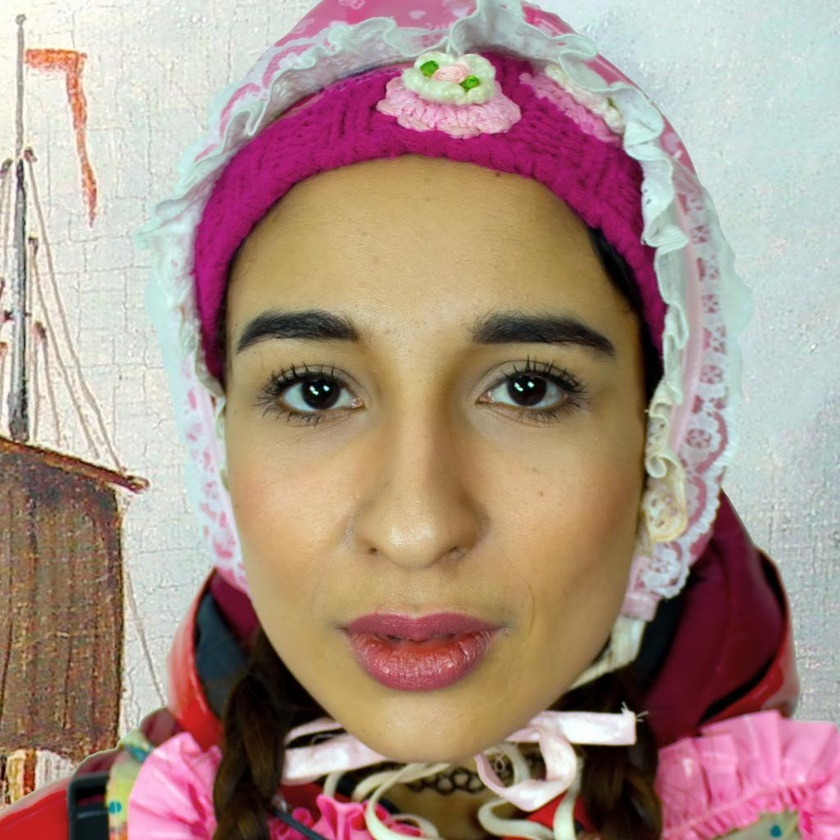
#> input picture images_jpg/0.jpg, 840 x 840 px, shrunk from 1024 x 1024 before the run; its folder holds only this picture in this run
$ python jpg_to_fits.py
#> lines starting #> are read from the running program, lines starting #| are printed output that depends on the picture
import numpy as np
from PIL import Image
from astropy.io import fits
import os


def jpg_to_fits(filename):
#> called with filename = '0.jpg'
    image = Image.open(f'images_jpg/{filename[:-4]}.jpg')
#> image is the input picture: PIL image 840x840 RGB; mean R, G, B 168.9, 144.2, 133.2
    xsize, ysize = image.size

    ##############################################################################
    # Split the three channels (RGB) and get the data as Numpy arrays. The arrays
    # are flattened, so they are 1-dimensional:

    r, g, b = image.split()
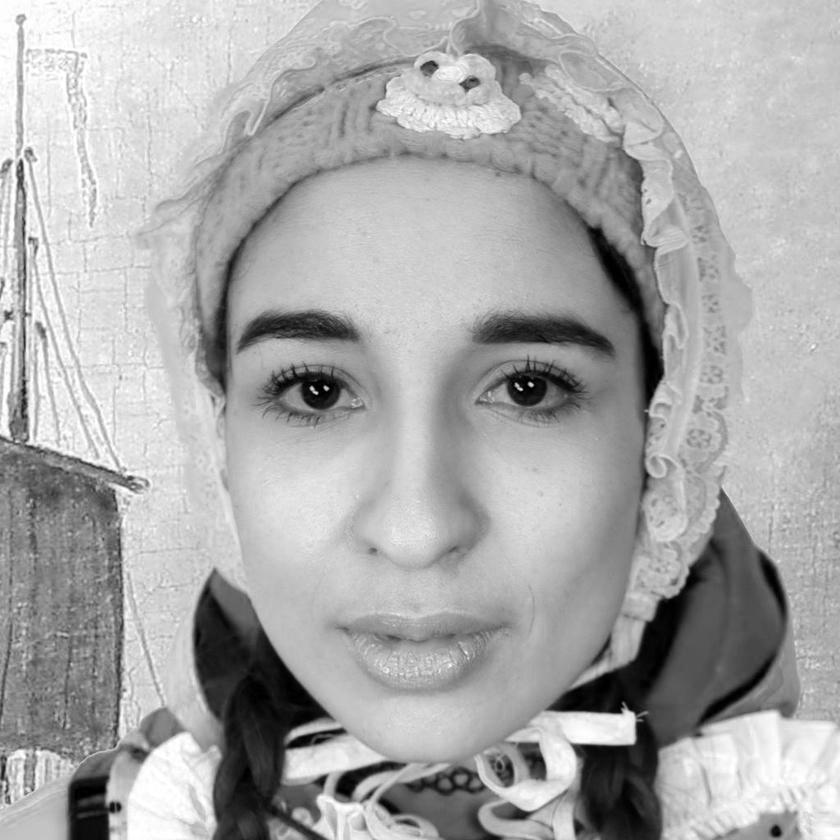
#> r: PIL image 840x840 L; min 0, max 255, mean 168.9
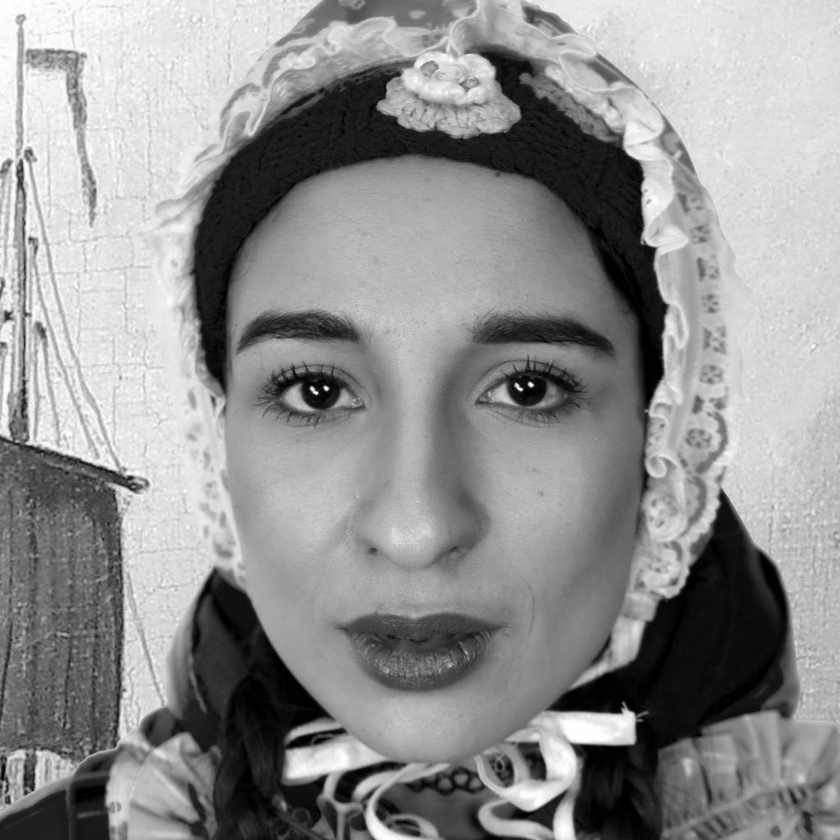
#> g: PIL image 840x840 L; min 0, max 255, mean 144.2
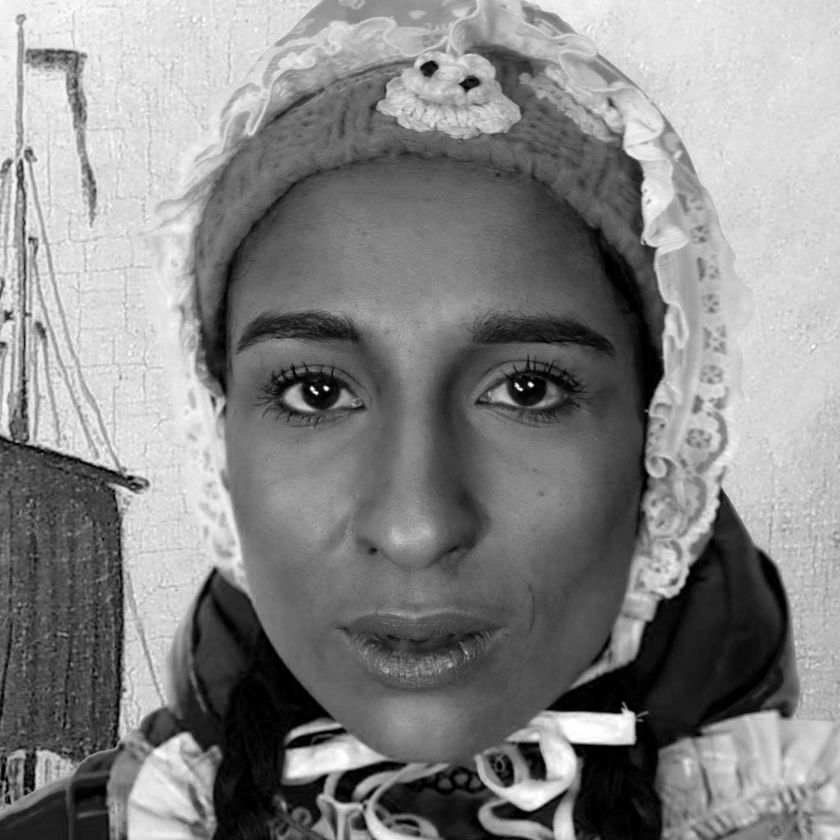
#> b: PIL image 840x840 L; min 0, max 255, mean 133.2
    r_data = np.array(r.getdata()) # data is now an array of length ysize*xsize
    g_data = np.array(g.getdata())
    b_data = np.array(b.getdata())

    r = np.sum(r_data)
#> r = 119201820
    b = np.sum(b_data)
#> b = 94010833
    g = np.sum(g_data)
#> g = 101719520

    with open("raw_data.txt", "a") as myfile:
        myfile.write(' '.join([filename[:-4], str(r.item()), str(b.item()), str(g.item()), '\n']))

    os.remove('red.fits')
    os.remove('green.fits')
    os.remove('blue.fits')


def clear_data():
    raw_data = open('raw_data.txt')
    raw_data = [[int(j) for j in i.split()[:-1]] for i in raw_data.readlines()]

    sorted_data = sorted(raw_data, key=lambda a: a[0], reverse=False)
    summed_data = [sum(data[1:]) for data in sorted_data]
    clear_data = [i / max(summed_data) for i in summed_data]

    clear_data_file = open('data.txt', 'w')
    for data in clear_data:
        clear_data_file.write(str(data) + ' ')

    clear_data_file.close()


def main():
    for f in os.listdir('images_jpg'):
        jpg_to_fits(f)

    clear_data()


if __name__ == '__main__':
    main()

$ run again, on images_jpg/12.jpg
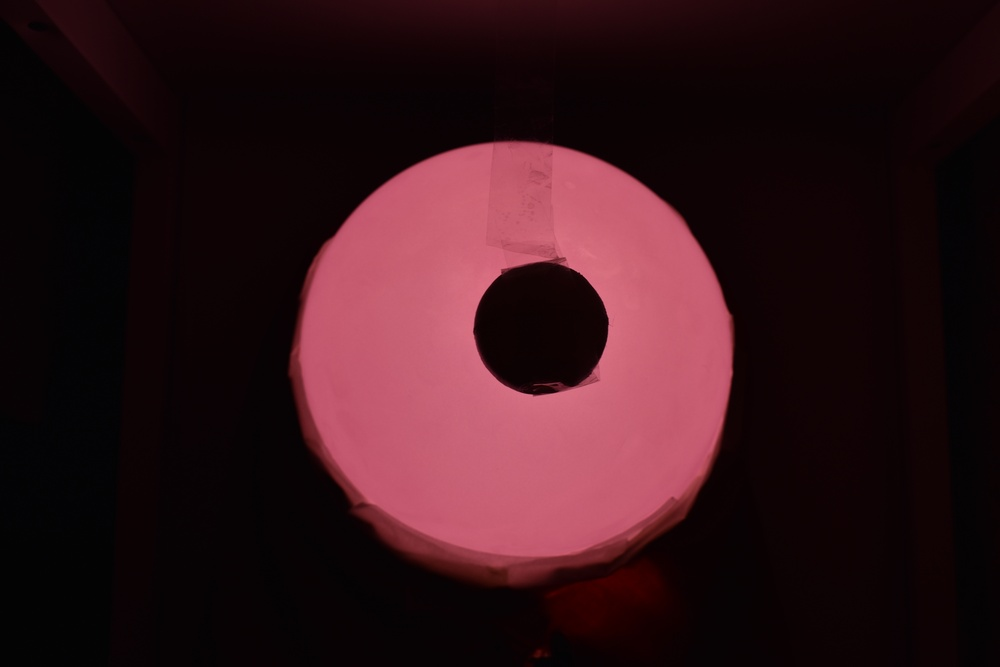
#> input picture images_jpg/12.jpg, 1000 x 667 px, shrunk from 6000 x 4000 before the run
#> in jpg_to_fits, image is the input picture: PIL image 1000x667 RGB; mean R, G, B 50.6, 20.8, 25.9
#> in jpg_to_fits, `r, g, b = image.split()`:
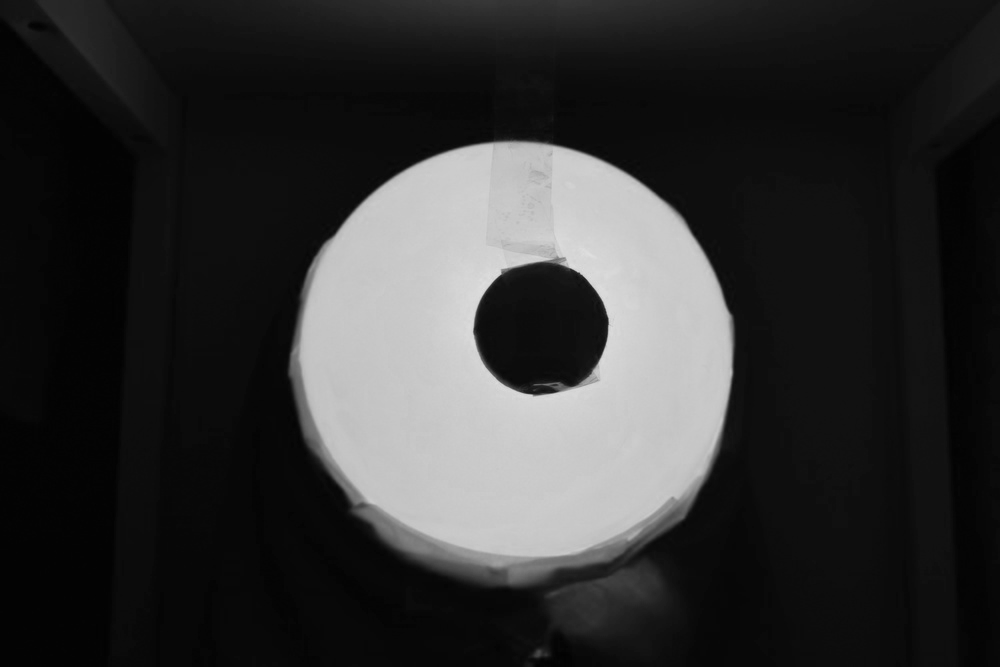
#> r: PIL image 1000x667 L; min 2, max 223, mean 50.6
#> in jpg_to_fits, `r, g, b = image.split()`:
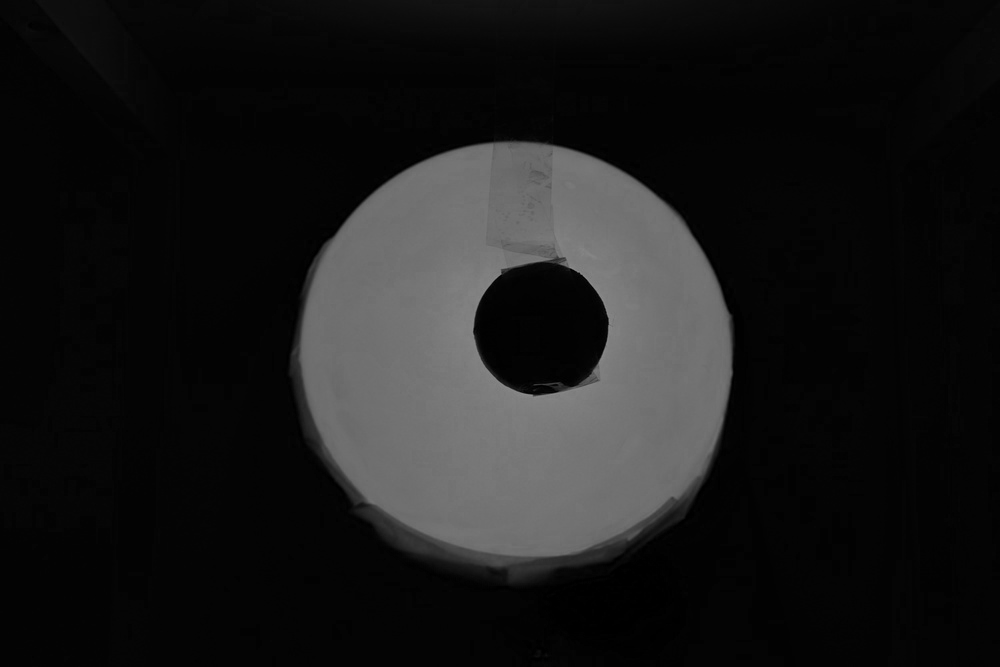
#> b: PIL image 1000x667 L; min 0, max 143, mean 25.9
#> in jpg_to_fits, `r = np.sum(r_data)`: r = 33720972
#> in jpg_to_fits, `b = np.sum(b_data)`: b = 17270665
#> in jpg_to_fits, `g = np.sum(g_data)`: g = 13895580

$ run again, on images_jpg/13.jpg
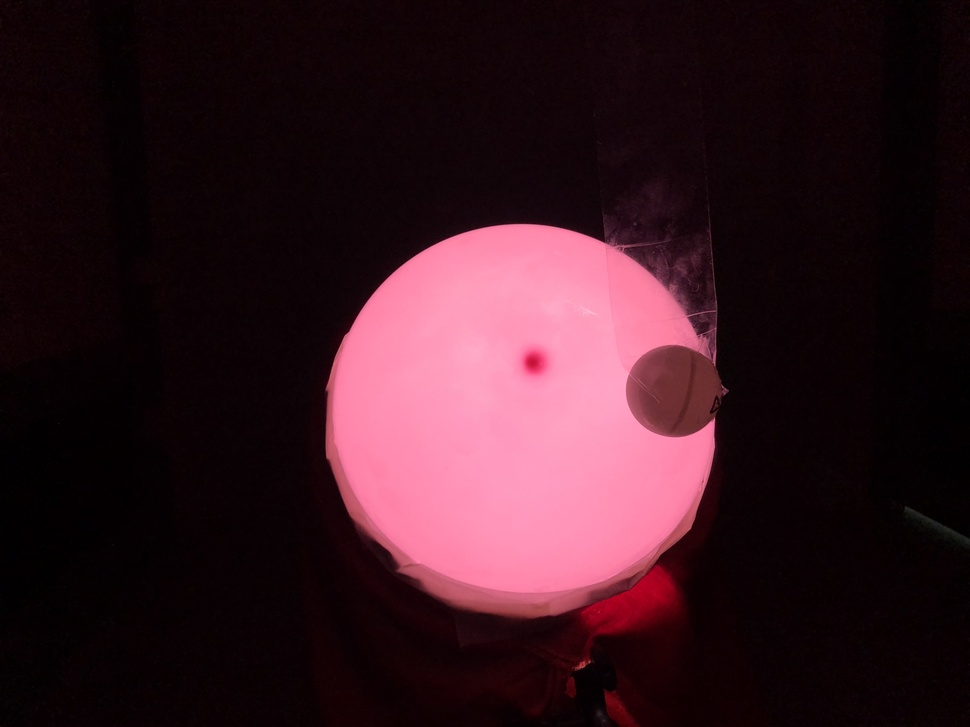
#> input picture images_jpg/13.jpg, 970 x 727 px, shrunk from 4032 x 3024 before the run
#> in jpg_to_fits, image is the input picture: PIL image 970x727 RGB; mean R, G, B 53.6, 24.7, 32.8
#> in jpg_to_fits, `r, g, b = image.split()`:
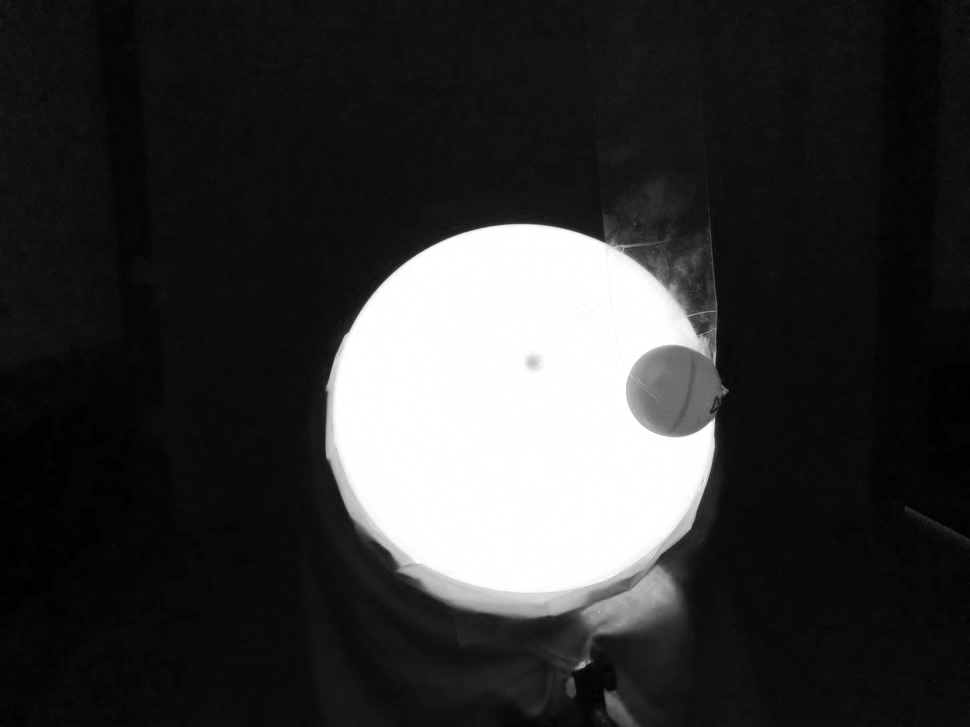
#> r: PIL image 970x727 L; min 0, max 255, mean 53.6
#> in jpg_to_fits, `r, g, b = image.split()`:
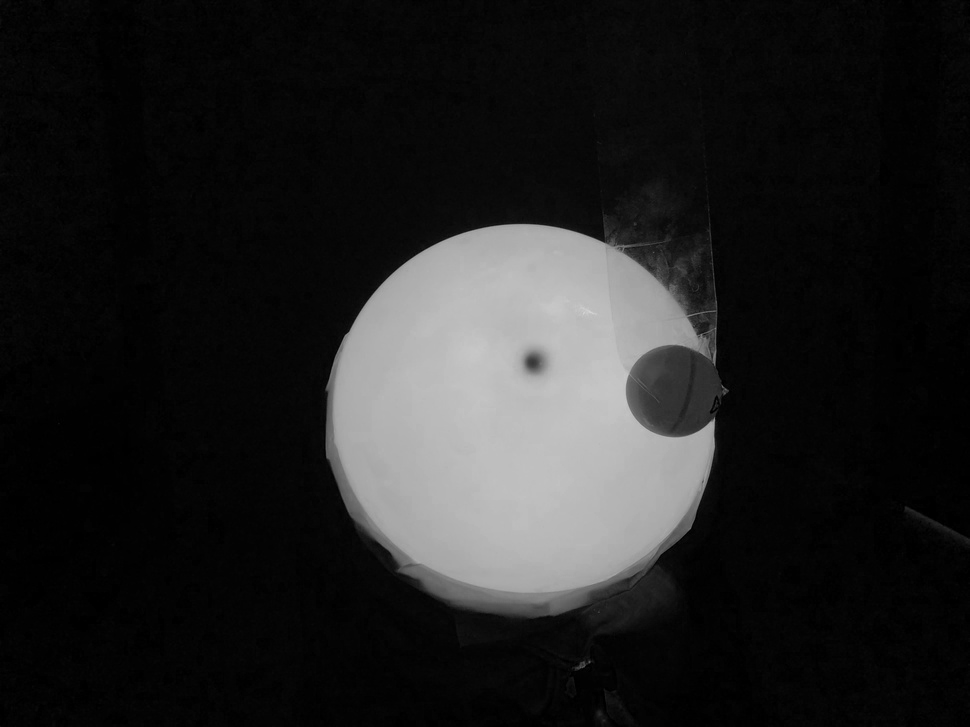
#> b: PIL image 970x727 L; min 0, max 213, mean 32.8
#> in jpg_to_fits, `r = np.sum(r_data)`: r = 37788520
#> in jpg_to_fits, `b = np.sum(b_data)`: b = 23117673
#> in jpg_to_fits, `g = np.sum(g_data)`: g = 17407322

$ run again, on images_jpg/14.jpg
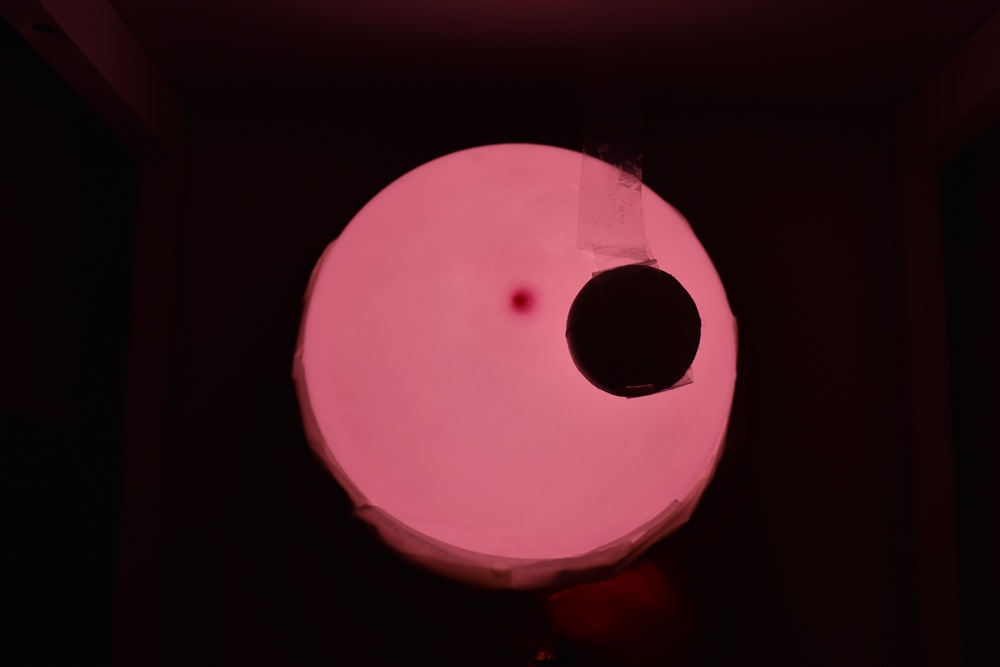
#> input picture images_jpg/14.jpg, 1000 x 667 px, shrunk from 6000 x 4000 before the run
#> in jpg_to_fits, image is the input picture: PIL image 1000x667 RGB; mean R, G, B 53.7, 22.1, 27.2
#> in jpg_to_fits, `r, g, b = image.split()`:
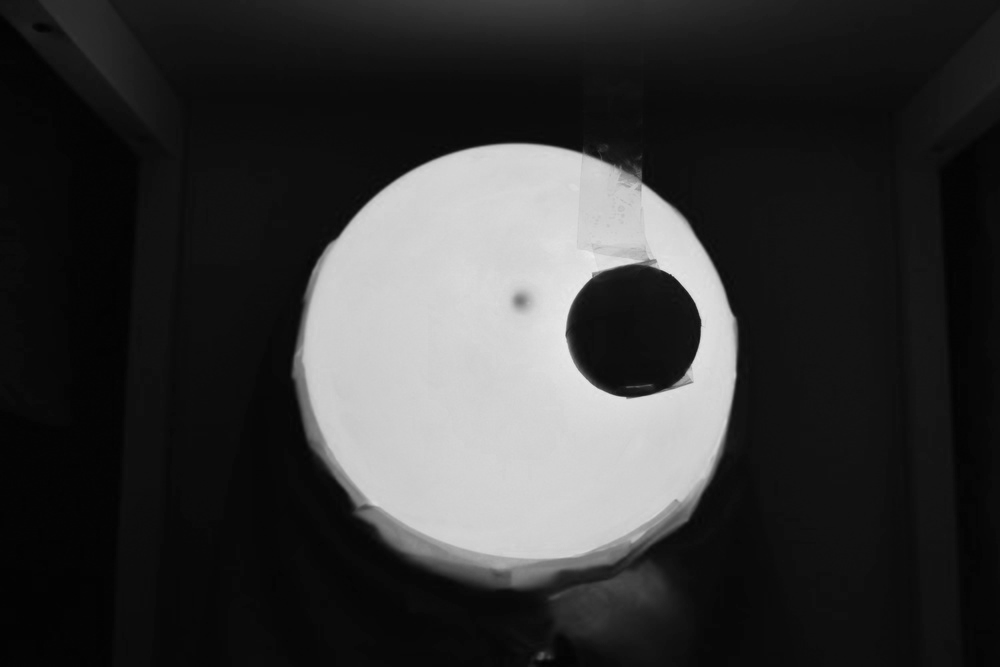
#> r: PIL image 1000x667 L; min 1, max 237, mean 53.7
#> in jpg_to_fits, `r, g, b = image.split()`:
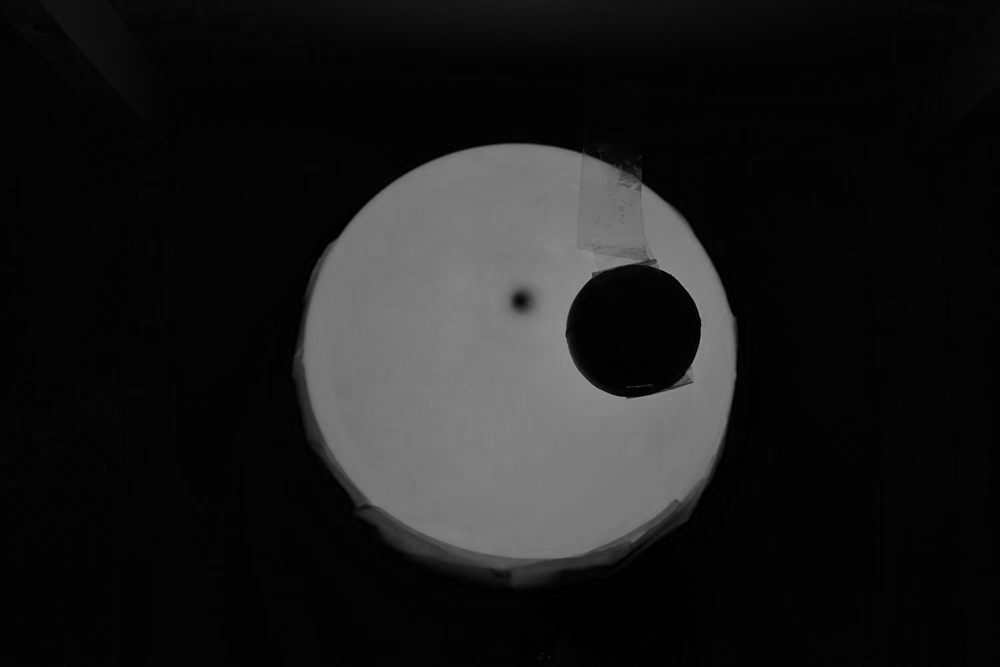
#> b: PIL image 1000x667 L; min 0, max 150, mean 27.2
#> in jpg_to_fits, `r = np.sum(r_data)`: r = 35810403
#> in jpg_to_fits, `b = np.sum(b_data)`: b = 18112493
#> in jpg_to_fits, `g = np.sum(g_data)`: g = 14757069
